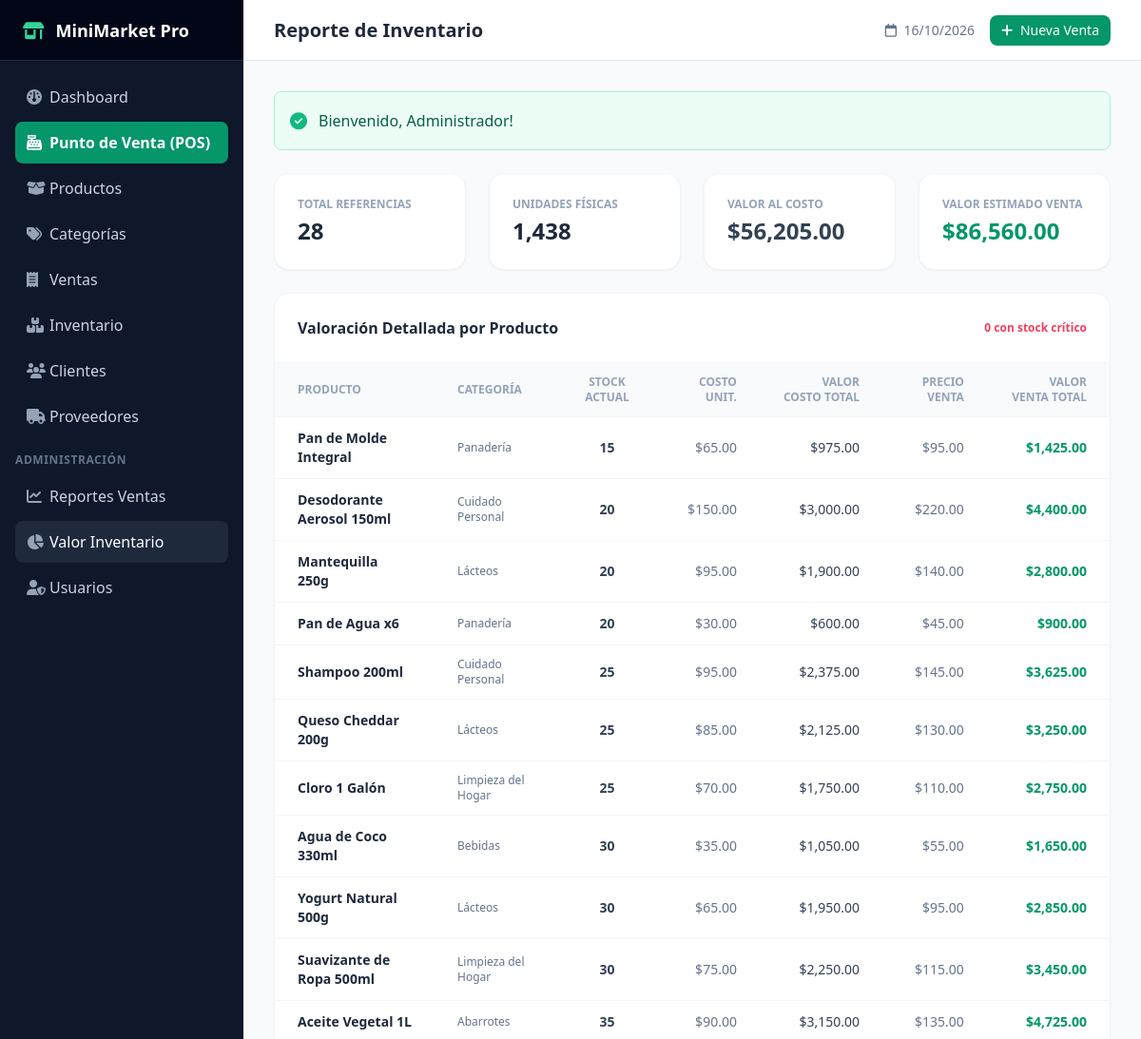
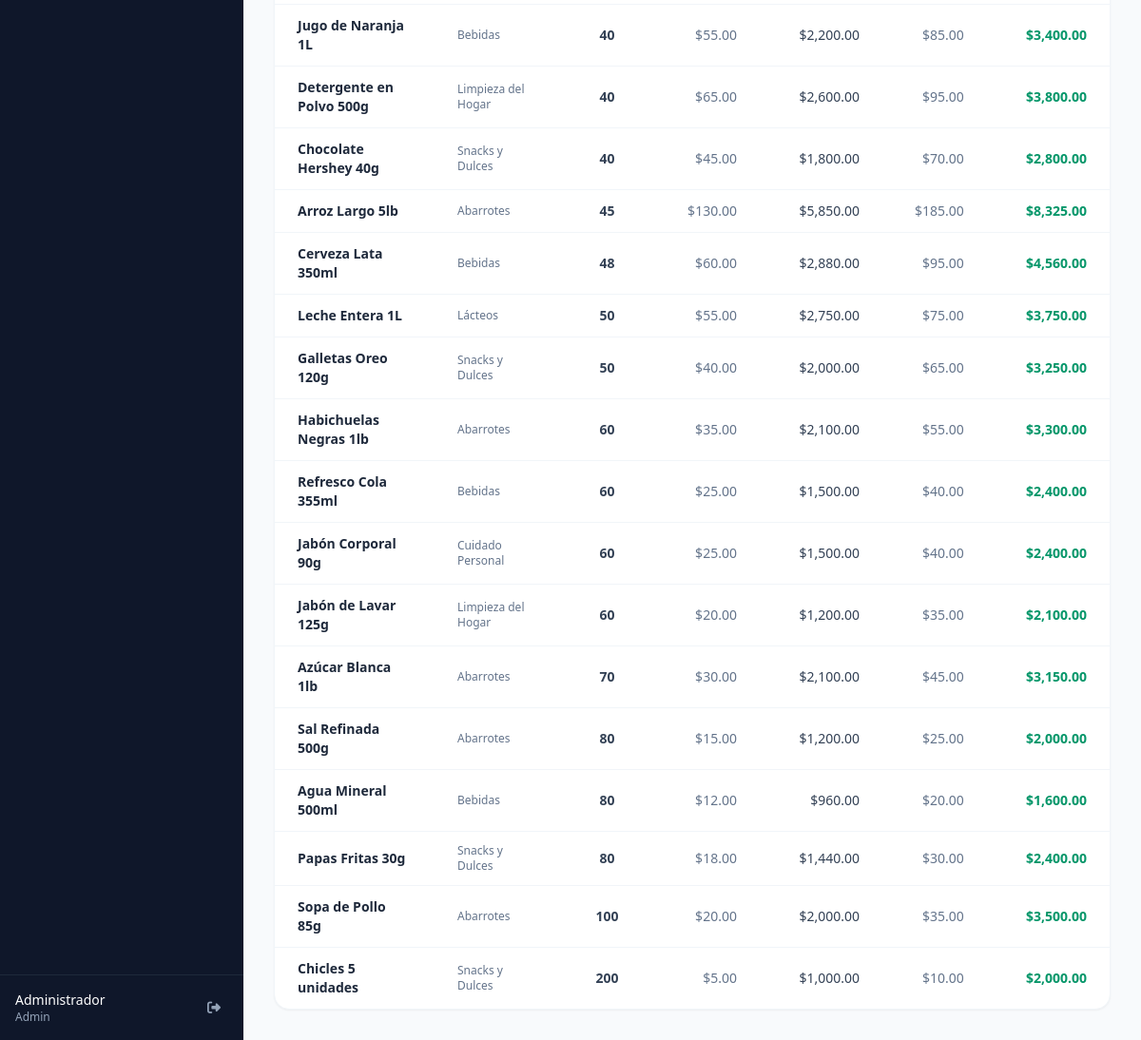
Screenshot of /reports/inventory (signed in) with the database file from the repository (2 pictures, top to bottom).
### tables this page shows
CREATE TABLE `products` (
  `id`            INT UNSIGNED NOT NULL AUTO_INCREMENT,
  `category_id`   INT UNSIGNED NOT NULL,
  `supplier_id`   INT UNSIGNED,
  `code`          VARCHAR(50) UNIQUE COMMENT 'Código de barras o código interno',
  `name`          VARCHAR(200) NOT NULL,
  `description`   TEXT,
  `unit`          VARCHAR(30) NOT NULL DEFAULT 'unidad' COMMENT 'unidad, kg, litro, caja, etc.',
  `cost_price`    DECIMAL(10,2) NOT NULL DEFAULT 0.00 COMMENT 'Precio de costo',
  `sale_price`    DECIMAL(10,2) NOT NULL DEFAULT 0.00 COMMENT 'Precio de venta',
  `stock`         INT NOT NULL DEFAULT 0 COMMENT 'Cantidad en inventario',
  `min_stock`     INT NOT NULL DEFAULT 5 COMMENT 'Stock mínimo para alerta',
  `image`         VARCHAR(255) DEFAULT NULL,
  `is_active`     TINYINT(1) NOT NULL DEFAULT 1,
  `created_at`    TIMESTAMP NOT NULL DEFAULT CURRENT_TIMESTAMP,
  `updated_at`    TIMESTAMP NOT NULL DEFAULT CURRENT_TIMESTAMP ON UPDATE CURRENT_TIMESTAMP,
  PRIMARY KEY (`id`),
  CONSTRAINT `fk_products_category` FOREIGN KEY (`category_id`) REFERENCES `categories` (`id`) ON DELETE RESTRICT ON UPDATE CASCADE,
  CONSTRAINT `fk_products_supplier` FOREIGN KEY (`supplier_id`) REFERENCES `suppliers` (`id`) ON DELETE SET NULL ON UPDATE CASCADE,
  INDEX `idx_code`        (`code`),
  INDEX `idx_name`        (`name`),
  INDEX `idx_category`    (`category_id`),
  INDEX `idx_stock_alert` (`stock`, `min_stock`)
);

CREATE TABLE `categories` (
  `id`           INT UNSIGNED NOT NULL AUTO_INCREMENT,
  `name`         VARCHAR(100) NOT NULL UNIQUE,
  `description`  TEXT,
  `is_active`    TINYINT(1) NOT NULL DEFAULT 1,
  `created_at`   TIMESTAMP NOT NULL DEFAULT CURRENT_TIMESTAMP,
  `updated_at`   TIMESTAMP NOT NULL DEFAULT CURRENT_TIMESTAMP ON UPDATE CURRENT_TIMESTAMP,
  PRIMARY KEY (`id`)
);

### app/Core/Controller.php (called while the page is built, shortened)
<?php
abstract class Controller
{
    protected function render(string $view, array $data = []): void
    {
        extract($data);
        $viewPath = APP_PATH . '/Views/' . str_replace('.', '/', $view) . '.php';
        require $viewPath;
    }
}

### app/Controllers/ReportController.php (called while the page is built, shortened)
<?php
class ReportController extends Controller
{
    private Database $db;
    public function __construct()
    {
        $this->db = Database::getInstance();
    }
    public function inventory(array $params = []): void
    {
        $category = (int)($_GET['category'] ?? 0);
        $where = ['p.is_active = 1'];
        $binds = [];
        $whereSQL = 'WHERE ' . implode(' AND ', $where);
        $products = $this->db->query(
            "SELECT p.*, c.name as category_name,
                    (p.cost_price * p.stock) as stock_value,
                    (p.sale_price * p.stock) as sale_value
             FROM products p
             JOIN categories c ON p.category_id = c.id
             {$whereSQL}
             ORDER BY p.stock ASC",
            $binds
        );
        $summary = $this->db->queryOne(
            "SELECT COUNT(*) as total_products,
                    SUM(stock) as total_units,
                    SUM(cost_price * stock) as total_cost_value,
                    SUM(sale_price * stock) as total_sale_value,
                    SUM(CASE WHEN stock <= min_stock THEN 1 ELSE 0 END) as low_stock_count
             FROM products p {$whereSQL}",
            $binds
        );
        $categories = $this->db->query('SELECT * FROM categories WHERE is_active = 1 ORDER BY name');
        $this->render('reports.inventory', [
            'title'      => 'Reporte de Inventario',
            'products'   => $products,
            'summary'    => $summary,
            'categories' => $categories,
            'category'   => $category,
        ]);
    }
}

### public/index.php (called while the page is built, shortened)
<?php
spl_autoload_register(function ($class) {
    $prefix = 'App\\';
    $base_dir = APP_PATH . '/';
    $len = strlen($prefix);
    $relative_class = substr($class, $len);
    $file = $base_dir . str_replace('\\', '/', $relative_class) . '.php';
});
$router = new Router();
$router->get('/', 'DashboardController', 'index');
$router->get('/login', 'AuthController', 'showLogin');
$router->post('/login', 'AuthController', 'login');
$router->get('/logout', 'AuthController', 'logout');
$router->get('/dashboard', 'DashboardController', 'index');
$router->get('/products', 'ProductController', 'index');
$router->get('/products/create', 'ProductController', 'create');
$router->post('/products', 'ProductController', 'store');
$router->get('/products/{id}', 'ProductController', 'show');
$router->get('/products/{id}/edit', 'ProductController', 'edit');
$router->post('/products/{id}/update', 'ProductController', 'update');
$router->post('/products/{id}/delete', 'ProductController', 'delete');
$router->get('/products/search', 'ProductController', 'search');
$router->get('/pos', 'SaleController', 'pos');
$router->post('/pos/store', 'SaleController', 'store');
$router->get('/sales', 'SaleController', 'index');
$router->get('/sales/{id}', 'SaleController', 'show');
$router->post('/sales/{id}/cancel', 'SaleController', 'cancel');
$router->get('/inventory', 'InventoryController', 'index');
$router->get('/inventory/adjust', 'InventoryController', 'adjust');
$router->post('/inventory/adjust', 'InventoryController', 'storeAdjust');
$router->get('/categories', 'CategoryController', 'index');
$router->post('/categories', 'CategoryController', 'store');
$router->post('/categories/{id}/delete', 'CategoryController', 'delete');
$router->get('/suppliers', 'SupplierController', 'index');
$router->get('/suppliers/create', 'SupplierController', 'create');
$router->post('/suppliers', 'SupplierController', 'store');
$router->get('/suppliers/{id}/edit', 'SupplierController', 'edit');
$router->post('/suppliers/{id}/update', 'SupplierController', 'update');
$router->post('/suppliers/{id}/delete', 'SupplierController', 'delete');
$router->get('/customers', 'CustomerController', 'index');
$router->post('/customers', 'CustomerController', 'store');
$router->post('/customers/{id}/update', 'CustomerController', 'update');
$router->post('/customers/{id}/delete', 'CustomerController', 'delete');
$router->get('/users', 'UserController', 'index');
$router->get('/users/create', 'UserController', 'create');
$router->post('/users', 'UserController', 'store');
$router->post('/users/{id}/toggle', 'UserController', 'toggleActive');
$router->post('/users/{id}/reset-password', 'UserController', 'resetPassword');
$router->get('/reports/sales', 'ReportController', 'sales');
$router->get('/reports/inventory', 'ReportController', 'inventory');
$method = $_SERVER['REQUEST_METHOD'] ?? 'GET';
$uri = $_SERVER['REQUEST_URI'] ?? '/';
$router->dispatch($method, $uri);

### app/Core/Database.php (called while the page is built, shortened)
<?php
final class Database
{
    private PDO $pdo;
    private function __construct()
    {
        $host    = $_ENV['DB_HOST']     ?? 'localhost';
        $port    = $_ENV['DB_PORT']     ?? '3306';
        $dbname  = $_ENV['DB_NAME']     ?? 'minimarket_db';
        $user    = $_ENV['DB_USER']     ?? 'root';
        $pass    = $_ENV['DB_PASSWORD'] ?? '';
        $charset = 'utf8mb4';
        $dsn = "mysql:host={$host};port={$port};dbname={$dbname};charset={$charset}";
        $options = [
            PDO::ATTR_ERRMODE            => PDO::ERRMODE_EXCEPTION,
            PDO::ATTR_DEFAULT_FETCH_MODE => PDO::FETCH_ASSOC,
            PDO::ATTR_EMULATE_PREPARES   => false,
            PDO::MYSQL_ATTR_INIT_COMMAND => "SET NAMES utf8mb4 COLLATE utf8mb4_unicode_ci",
        ];
        try {
            $this->pdo = new PDO($dsn, $user, $pass, $options);
        } catch (PDOException $e) {
            error_log('DB Connection failed: ' . $e->getMessage());
            throw new RuntimeException('No se pudo conectar a la base de datos.', 0, $e);
        }
    }
    public function query(string $sql, array $params = []): array
    {
        $stmt = $this->pdo->prepare($sql);
        $stmt->execute($params);
        return $stmt->fetchAll();
    }
    public function queryOne(string $sql, array $params = []): ?array
    {
        $stmt = $this->pdo->prepare($sql);
        $stmt->execute($params);
        $row = $stmt->fetch();
        return $row !== false ? $row : null;
    }
}

### app/Views/reports/inventory.php (the view)
<div class="space-y-6">
    <div class="grid grid-cols-1 md:grid-cols-4 gap-6">
        <div class="bg-white p-6 rounded-2xl border border-slate-100 shadow-sm">
            <div class="text-xs text-slate-400 uppercase font-semibold">Total Referencias</div>
            <div class="text-2xl font-bold text-slate-800 mt-1"><?= (int)($summary['total_products'] ?? 0) ?></div>
        </div>
        <div class="bg-white p-6 rounded-2xl border border-slate-100 shadow-sm">
            <div class="text-xs text-slate-400 uppercase font-semibold">Unidades Físicas</div>
            <div class="text-2xl font-bold text-slate-800 mt-1"><?= number_format((int)($summary['total_units'] ?? 0)) ?></div>
        </div>
        <div class="bg-white p-6 rounded-2xl border border-slate-100 shadow-sm">
            <div class="text-xs text-slate-400 uppercase font-semibold">Valor al Costo</div>
            <div class="text-2xl font-bold text-slate-700 mt-1">$<?= number_format((float)($summary['total_cost_value'] ?? 0), 2) ?></div>
        </div>
        <div class="bg-white p-6 rounded-2xl border border-slate-100 shadow-sm">
            <div class="text-xs text-slate-400 uppercase font-semibold">Valor Estimado Venta</div>
            <div class="text-2xl font-bold text-emerald-600 mt-1">$<?= number_format((float)($summary['total_sale_value'] ?? 0), 2) ?></div>
        </div>
    </div>
    <div class="bg-white rounded-2xl border border-slate-100 shadow-sm overflow-hidden">
        <div class="p-6 border-b border-slate-100 flex items-center justify-between">
            <h3 class="font-bold text-slate-800">Valoración Detallada por Producto</h3>
            <span class="text-xs text-rose-500 font-semibold"><?= (int)($summary['low_stock_count'] ?? 0) ?> con stock crítico</span>
        </div>
        <div class="overflow-x-auto">
            <table class="w-full text-left text-sm">
                <thead class="bg-slate-50 text-xs text-slate-400 uppercase border-b border-slate-100">
                    <tr>
                        <th class="py-3 px-6">Producto</th>
                        <th class="py-3 px-6">Categoría</th>
                        <th class="py-3 px-6 text-center">Stock Actual</th>
                        <th class="py-3 px-6 text-right">Costo Unit.</th>
                        <th class="py-3 px-6 text-right">Valor Costo Total</th>
                        <th class="py-3 px-6 text-right">Precio Venta</th>
                        <th class="py-3 px-6 text-right">Valor Venta Total</th>
                    </tr>
                </thead>
                <tbody class="divide-y divide-slate-100">
                    <?php foreach ($products as $p): ?>
                        <tr class="hover:bg-slate-50">
                            <td class="py-3 px-6 font-semibold text-slate-800"><?= htmlspecialchars($p['name']) ?></td>
                            <td class="py-3 px-6 text-slate-500 text-xs"><?= htmlspecialchars($p['category_name']) ?></td>
                            <td class="py-3 px-6 text-center font-bold <?= $p['stock'] <= $p['min_stock'] ? 'text-rose-600' : 'text-slate-700' ?>">
                                <?= (int)$p['stock'] ?>
                            </td>
                            <td class="py-3 px-6 text-right text-slate-500">$<?= number_format((float)$p['cost_price'], 2) ?></td>
                            <td class="py-3 px-6 text-right font-medium text-slate-700">$<?= number_format((float)$p['stock_value'], 2) ?></td>
                            <td class="py-3 px-6 text-right text-slate-500">$<?= number_format((float)$p['sale_price'], 2) ?></td>
                            <td class="py-3 px-6 text-right font-bold text-emerald-600">$<?= number_format((float)$p['sale_value'], 2) ?></td>
                        </tr>
                    <?php endforeach; ?>
                </tbody>
            </table>
        </div>
    </div>
</div>

### rows the page displays
products: name "Pan de Molde Integral", category.name "Panadería", stock "15", cost_price "65.00", stock_value "975.00", sale_price "95.00", sale_value "1,425.00"
products: name "Desodorante Aerosol 150ml", category.name "Cuidado Personal", stock "20", cost_price "150.00", stock_value "3,000.00", sale_price "220.00", sale_value "4,400.00"
products: name "Mantequilla 250g", category.name "Lácteos", stock "20", cost_price "95.00", stock_value "1,900.00", sale_price "140.00", sale_value "2,800.00"
products: name "Pan de Agua x6", category.name "Panadería", stock "20", cost_price "30.00", stock_value "600.00", sale_price "45.00", sale_value "900.00"
products: name "Shampoo 200ml", category.name "Cuidado Personal", stock "25", cost_price "95.00", stock_value "2,375.00", sale_price "145.00", sale_value "3,625.00"
products: name "Queso Cheddar 200g", category.name "Lácteos", stock "25", cost_price "85.00", stock_value "2,125.00", sale_price "130.00", sale_value "3,250.00"
products: name "Cloro 1 Galón", category.name "Limpieza del Hogar", stock "25", cost_price "70.00", stock_value "1,750.00", sale_price "110.00", sale_value "2,750.00"
products: name "Agua de Coco 330ml", category.name "Bebidas", stock "30", cost_price "35.00", stock_value "1,050.00", sale_price "55.00", sale_value "1,650.00"
products: name "Yogurt Natural 500g", category.name "Lácteos", stock "30", cost_price "65.00", stock_value "1,950.00", sale_price "95.00", sale_value "2,850.00"
products: name "Suavizante de Ropa 500ml", category.name "Limpieza del Hogar", stock "30", cost_price "75.00", stock_value "2,250.00", sale_price "115.00", sale_value "3,450.00"
products: name "Aceite Vegetal 1L", category.name "Abarrotes", stock "35", cost_price "90.00", stock_value "3,150.00", sale_price "135.00", sale_value "4,725.00"
products: name "Jugo de Naranja 1L", category.name "Bebidas", stock "40", cost_price "55.00", stock_value "2,200.00", sale_price "85.00", sale_value "3,400.00"
products: name "Detergente en Polvo 500g", category.name "Limpieza del Hogar", stock "40", cost_price "65.00", stock_value "2,600.00", sale_price "95.00", sale_value "3,800.00"
products: name "Chocolate Hershey 40g", category.name "Snacks y Dulces", stock "40", cost_price "45.00", stock_value "1,800.00", sale_price "70.00", sale_value "2,800.00"
products: name "Arroz Largo 5lb", category.name "Abarrotes", stock "45", cost_price "130.00", stock_value "5,850.00", sale_price "185.00", sale_value "8,325.00"
products: name "Cerveza Lata 350ml", category.name "Bebidas", stock "48", cost_price "60.00", stock_value "2,880.00", sale_price "95.00", sale_value "4,560.00"
products: name "Leche Entera 1L", category.name "Lácteos", stock "50", cost_price "55.00", stock_value "2,750.00", sale_price "75.00", sale_value "3,750.00"
products: name "Galletas Oreo 120g", category.name "Snacks y Dulces", stock "50", cost_price "40.00", stock_value "2,000.00", sale_price "65.00", sale_value "3,250.00"
products: name "Habichuelas Negras 1lb", category.name "Abarrotes", stock "60", cost_price "35.00", stock_value "2,100.00", sale_price "55.00", sale_value "3,300.00"
products: name "Refresco Cola 355ml", category.name "Bebidas", stock "60", cost_price "25.00", stock_value "1,500.00", sale_price "40.00", sale_value "2,400.00"
products: name "Jabón Corporal 90g", category.name "Cuidado Personal", stock "60", cost_price "25.00", stock_value "1,500.00", sale_price "40.00", sale_value "2,400.00"
products: name "Jabón de Lavar 125g", category.name "Limpieza del Hogar", stock "60", cost_price "20.00", stock_value "1,200.00", sale_price "35.00", sale_value "2,100.00"
products: name "Azúcar Blanca 1lb", category.name "Abarrotes", stock "70", cost_price "30.00", stock_value "2,100.00", sale_price "45.00", sale_value "3,150.00"
products: name "Sal Refinada 500g", category.name "Abarrotes", stock "80", cost_price "15.00", stock_value "1,200.00", sale_price "25.00", sale_value "2,000.00"
products: name "Agua Mineral 500ml", category.name "Bebidas", stock "80", cost_price "12.00", stock_value "960.00", sale_price "20.00", sale_value "1,600.00"
products: name "Papas Fritas 30g", category.name "Snacks y Dulces", stock "80", cost_price "18.00", stock_value "1,440.00", sale_price "30.00", sale_value "2,400.00"
products: name "Sopa de Pollo 85g", category.name "Abarrotes", stock "100", cost_price "20.00", stock_value "2,000.00", sale_price "35.00", sale_value "3,500.00"
products: name "Chicles 5 unidades", category.name "Snacks y Dulces", stock "200", cost_price "5.00", stock_value "1,000.00", sale_price "10.00", sale_value "2,000.00"

### other values shown
$user['name'] "Administrador"
$user['role'] "Admin"
$title "Reporte de Inventario"
$flashSuccess "Bienvenido, Administrador!"
$summary['total_products'] "28"
$summary['total_units'] "1,438"
$summary['total_cost_value'] "56,205.00"
$summary['total_sale_value'] "86,560.00"
$summary['low_stock_count'] "0"
